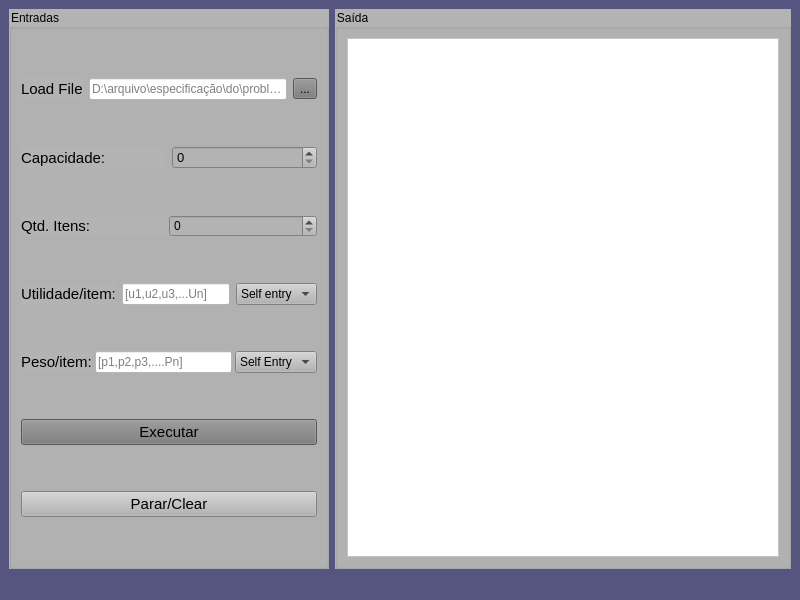
<?xml version="1.0" encoding="UTF-8"?>
<ui version="4.0">
 <class>MainWindow</class>
 <widget class="QMainWindow" name="MainWindow">
  <property name="geometry">
   <rect>
    <x>0</x>
    <y>0</y>
    <width>800</width>
    <height>600</height>
   </rect>
  </property>
  <property name="windowTitle">
   <string>Knapsack Problem</string>
  </property>
  <property name="styleSheet">
   <string notr="true">background-color: rgb(85, 85, 127);</string>
  </property>
  <widget class="QWidget" name="centralwidget">
   <layout class="QHBoxLayout" name="horizontalLayout_5">
    <item>
     <widget class="QGroupBox" name="groupBox_2">
      <property name="minimumSize">
       <size>
        <width>0</width>
        <height>0</height>
       </size>
      </property>
      <property name="maximumSize">
       <size>
        <width>320</width>
        <height>16777215</height>
       </size>
      </property>
      <property name="styleSheet">
       <string notr="true">background-color: rgb(179, 179, 179);
color: rgb(0, 0, 0);</string>
      </property>
      <property name="title">
       <string>Entradas</string>
      </property>
      <layout class="QVBoxLayout" name="verticalLayout_2">
       <item>
        <layout class="QHBoxLayout" name="horizontalLayout">
         <item>
          <widget class="QLabel" name="label_5">
           <property name="font">
            <font>
             <pointsize>11</pointsize>
            </font>
           </property>
           <property name="text">
            <string>Load File</string>
           </property>
          </widget>
         </item>
         <item>
          <widget class="QLineEdit" name="le_nomeArquivo">
           <property name="statusTip">
            <string>Capacidade total em pesos.</string>
           </property>
           <property name="styleSheet">
            <string notr="true">background-color: rgb(255, 255, 255);</string>
           </property>
           <property name="placeholderText">
            <string>D:\arquivo\especificação\do\problema</string>
           </property>
          </widget>
         </item>
         <item>
          <widget class="QToolButton" name="btn_loadFile">
           <property name="styleSheet">
            <string notr="true">background-color: rgb(122, 122, 122);</string>
           </property>
           <property name="text">
            <string>...</string>
           </property>
          </widget>
         </item>
        </layout>
       </item>
       <item>
        <layout class="QHBoxLayout" name="horizontalLayout_2">
         <item>
          <widget class="QLabel" name="label">
           <property name="minimumSize">
            <size>
             <width>20</width>
             <height>20</height>
            </size>
           </property>
           <property name="font">
            <font>
             <pointsize>11</pointsize>
            </font>
           </property>
           <property name="text">
            <string>Capacidade:</string>
           </property>
          </widget>
         </item>
         <item>
          <widget class="QSpinBox" name="sb_capMochila">
           <property name="font">
            <font>
             <pointsize>10</pointsize>
            </font>
           </property>
           <property name="maximum">
            <number>100000000</number>
           </property>
          </widget>
         </item>
        </layout>
       </item>
       <item>
        <layout class="QHBoxLayout" name="horizontalLayout_6">
         <property name="spacing">
          <number>0</number>
         </property>
         <item>
          <widget class="QLabel" name="label_2">
           <property name="minimumSize">
            <size>
             <width>20</width>
             <height>10</height>
            </size>
           </property>
           <property name="maximumSize">
            <size>
             <width>16777215</width>
             <height>20</height>
            </size>
           </property>
           <property name="font">
            <font>
             <pointsize>11</pointsize>
            </font>
           </property>
           <property name="text">
            <string>Qtd. Itens:</string>
           </property>
           <property name="alignment">
            <set>Qt::AlignLeading|Qt::AlignLeft|Qt::AlignVCenter</set>
           </property>
          </widget>
         </item>
         <item>
          <widget class="QSpinBox" name="sb_numItens">
           <property name="maximum">
            <number>10000000</number>
           </property>
          </widget>
         </item>
        </layout>
       </item>
       <item>
        <layout class="QHBoxLayout" name="horizontalLayout_3">
         <item>
          <widget class="QLabel" name="label_3">
           <property name="font">
            <font>
             <pointsize>11</pointsize>
            </font>
           </property>
           <property name="text">
            <string>Utilidade/item:</string>
           </property>
          </widget>
         </item>
         <item>
          <widget class="QLineEdit" name="le_utilItem">
           <property name="styleSheet">
            <string notr="true">background-color: rgb(255, 255, 255);</string>
           </property>
           <property name="inputMask">
            <string/>
           </property>
           <property name="placeholderText">
            <string>[u1,u2,u3,...Un]</string>
           </property>
          </widget>
         </item>
         <item>
          <widget class="QComboBox" name="cb_util">
           <property name="whatsThis">
            <string>Defined by user or Randonly defined.</string>
           </property>
           <item>
            <property name="text">
             <string>Self entry</string>
            </property>
           </item>
           <item>
            <property name="text">
             <string>Random</string>
            </property>
           </item>
          </widget>
         </item>
        </layout>
       </item>
       <item>
        <layout class="QHBoxLayout" name="horizontalLayout_4">
         <property name="spacing">
          <number>3</number>
         </property>
         <item>
          <widget class="QLabel" name="label_4">
           <property name="font">
            <font>
             <pointsize>11</pointsize>
            </font>
           </property>
           <property name="text">
            <string>Peso/item:</string>
           </property>
          </widget>
         </item>
         <item>
          <widget class="QLineEdit" name="le_pesoItem">
           <property name="styleSheet">
            <string notr="true">background-color: rgb(255, 255, 255);</string>
           </property>
           <property name="placeholderText">
            <string>[p1,p2,p3,....Pn]</string>
           </property>
          </widget>
         </item>
         <item>
          <widget class="QComboBox" name="cb_peso">
           <property name="whatsThis">
            <string>Defined by user or Randonly defined.</string>
           </property>
           <item>
            <property name="text">
             <string>Self Entry</string>
            </property>
           </item>
           <item>
            <property name="text">
             <string>Random</string>
            </property>
           </item>
          </widget>
         </item>
        </layout>
       </item>
       <item>
        <widget class="QPushButton" name="btn_exec">
         <property name="font">
          <font>
           <pointsize>11</pointsize>
          </font>
         </property>
         <property name="styleSheet">
          <string notr="true">background-color: rgb(122, 122, 122);</string>
         </property>
         <property name="text">
          <string>Executar</string>
         </property>
        </widget>
       </item>
       <item>
        <widget class="QPushButton" name="btn_parar">
         <property name="font">
          <font>
           <pointsize>11</pointsize>
          </font>
         </property>
         <property name="text">
          <string>Parar/Clear</string>
         </property>
        </widget>
       </item>
      </layout>
     </widget>
    </item>
    <item>
     <widget class="QGroupBox" name="groupBox">
      <property name="minimumSize">
       <size>
        <width>0</width>
        <height>100</height>
       </size>
      </property>
      <property name="maximumSize">
       <size>
        <width>16777215</width>
        <height>16777215</height>
       </size>
      </property>
      <property name="styleSheet">
       <string notr="true">background-color: rgb(179, 179, 179);</string>
      </property>
      <property name="title">
       <string>Saída</string>
      </property>
      <layout class="QVBoxLayout" name="verticalLayout">
       <item>
        <widget class="QTextEdit" name="te_outDisplay">
         <property name="font">
          <font>
           <family>Yu Gothic UI Semibold</family>
           <bold>true</bold>
          </font>
         </property>
         <property name="styleSheet">
          <string notr="true">background-color: rgb(255, 255, 255);</string>
         </property>
        </widget>
       </item>
      </layout>
     </widget>
    </item>
   </layout>
  </widget>
  <widget class="QMenuBar" name="menubar">
   <property name="geometry">
    <rect>
     <x>0</x>
     <y>0</y>
     <width>800</width>
     <height>21</height>
    </rect>
   </property>
  </widget>
  <widget class="QStatusBar" name="statusbar"/>
 </widget>
 <resources/>
 <connections/>
</ui>
